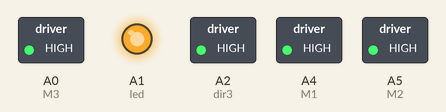
The sketch below on a simulated Arduino Uno, built with avr-gcc and run on an emulated ATmega328P. Parts: switched loads named in the sketch (green lamp = pin HIGH), output pins drawn as LEDs (lit = HIGH).

Above: at 0.5 s.
At 1.5 s:
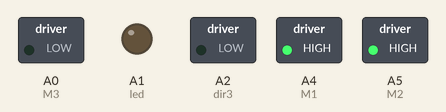
At 5.5 s:
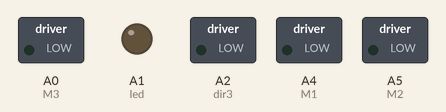
Timing chart, 0 to 6.9 s (numbered marks = the images above):
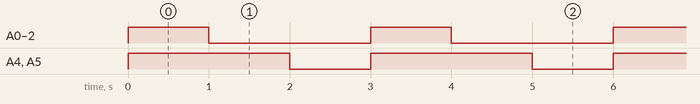

Measured:
- by itself, A0 (M3), A1 (led), A2 (dir3): alternates HIGH for 1.0 s and LOW for 2.0 s
- by itself, A4 (M1), A5 (M2): alternates HIGH for 2.0 s and LOW for 1.0 s
- by itself, everything shown: repeats every 3.0 s, in 3 steps

The sketch:

beep.ino
```cpp
// On-Board LED for status indications
int led = 15; // E1

// 3 soft-PWM pins for motor
// Use analogWrite() with arg 0-255
int M1 = 18; // D0
int M2 = 19; // D1
int M3 = 14; // E0

// 3 Analog pins for direction of motors
// maybe you can use digitalWrite???
int dir1 = A0; // A1
int dir2 = A1; // A2
int dir3 = A2; // A3

// 6 Inputs for encoders
// use attachInterrupt
int M1L = 2; // C0
int M1R = A3; // A4
int M2L = 3; // C1
int M2R = A4; // A5
int M3L = 7; // B2
int M3R = A5; // A6

void setup() {
  // put your setup code here, to run once:
  //Serial.begin(9600);
  //printf("\nI'm ALIVE\n\r");
  pinMode(led, OUTPUT);
  pinMode(M1, OUTPUT);
  pinMode(M2, OUTPUT);
  pinMode(M3, OUTPUT);
  //pinMode(dir2, OUTPUT);
  digitalWrite(led, HIGH);

}

void loop() {
  // put your main code here, to run repeatedly:
    digitalWrite(M1, HIGH);
    digitalWrite(M2, HIGH);
    digitalWrite(M3, HIGH);
    analogWrite(dir1, 255);
    analogWrite(dir2, 0);
    analogWrite(dir3, 255);
    digitalWrite(led, HIGH);
    delay(1000);
    digitalWrite(M1, HIGH);
    digitalWrite(M2, HIGH);
    digitalWrite(M3, HIGH);
    analogWrite(dir1, 0);
    analogWrite(dir2, 255);
    analogWrite(dir3, 0);
    digitalWrite(led, LOW);
    delay(1000);
    digitalWrite(M1, LOW);
    digitalWrite(M2, LOW);
    digitalWrite(M3, LOW);
    delay(1000);
}
```
